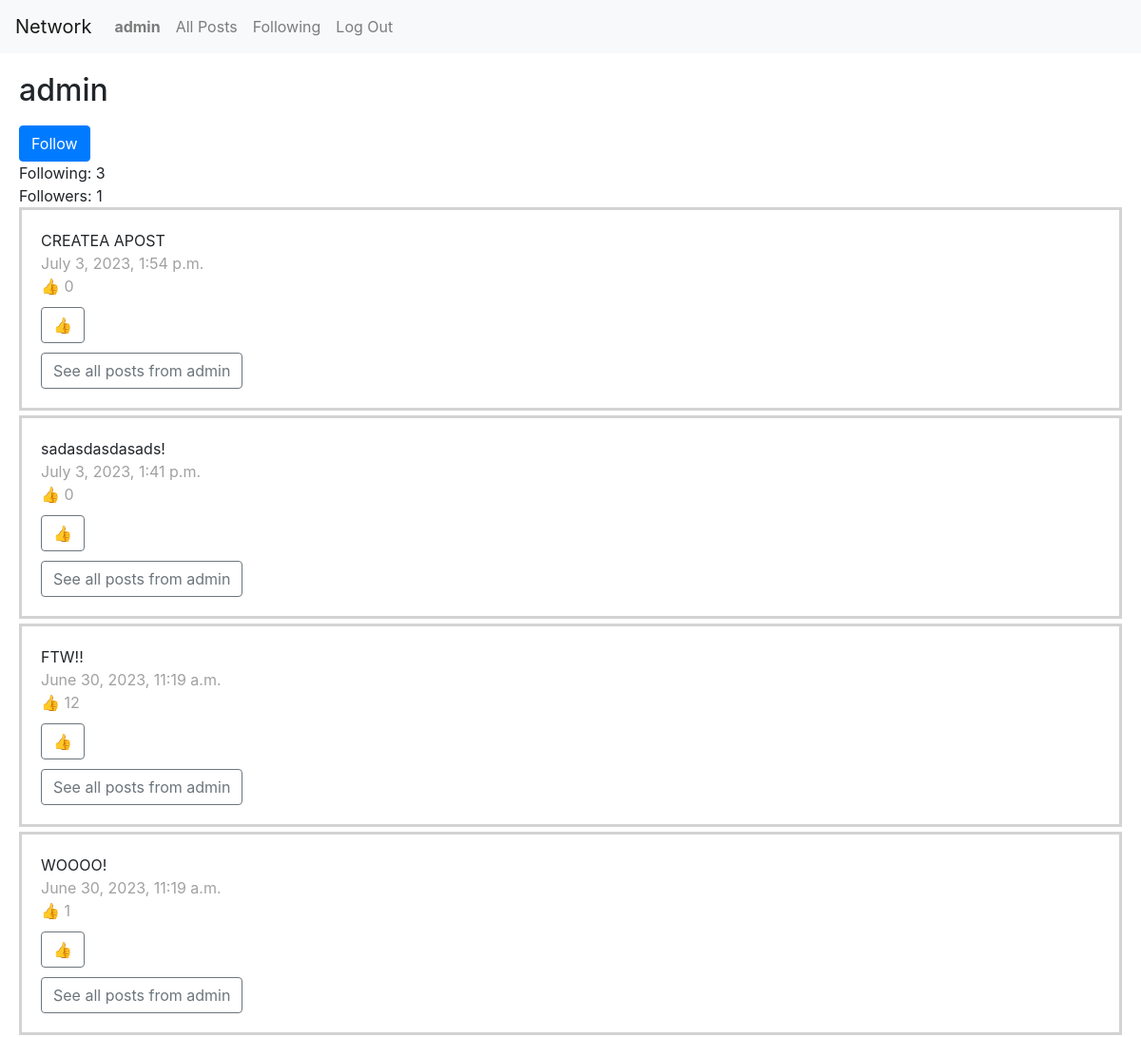
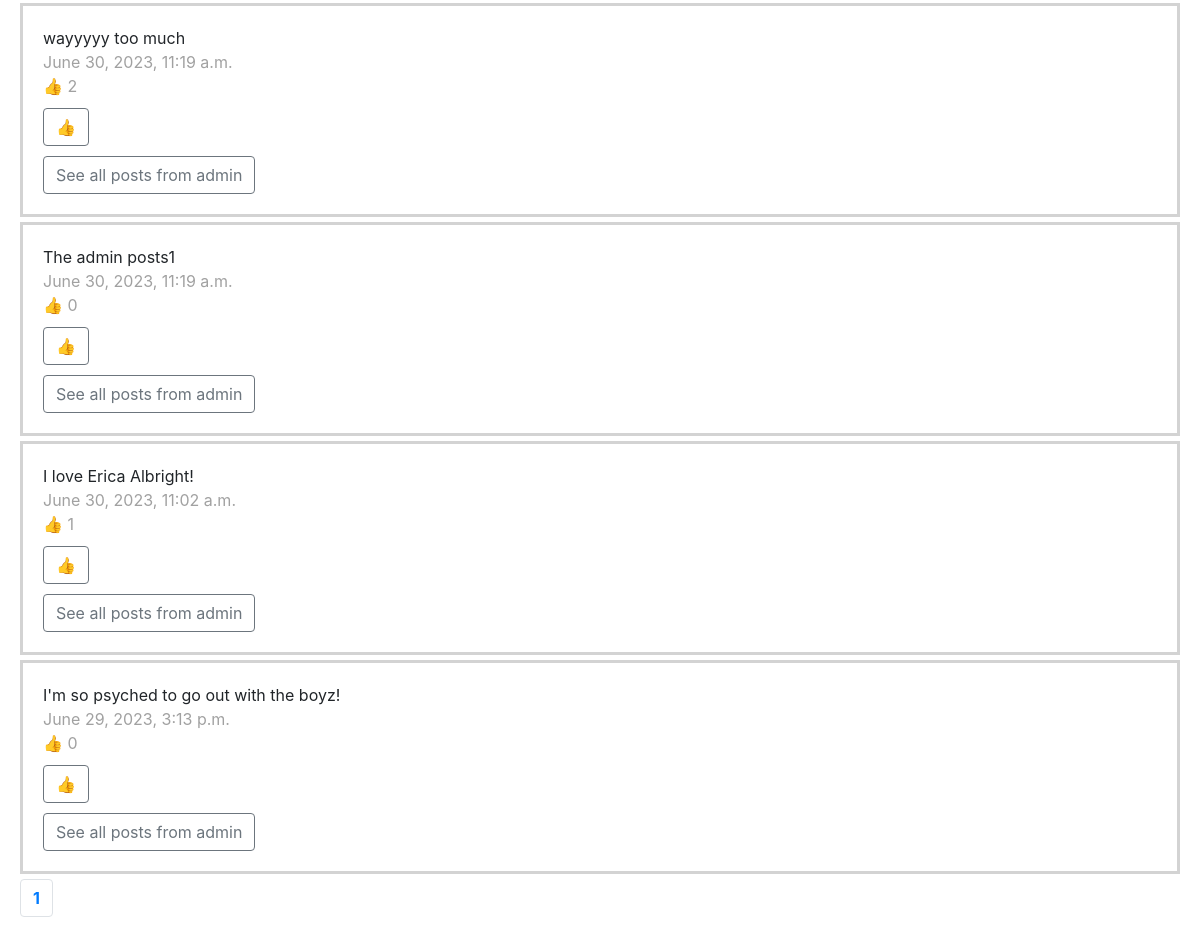
/user/2, run on the app's committed database (2 pictures, top to bottom).
### network/models.py (models this page shows, shortened)
class User(AbstractUser):
    pass

class Post(models.Model):
    content = models.CharField(max_length=280)
    postingUser = models.ForeignKey(User, on_delete=models.CASCADE)
    timePosted = models.DateTimeField(auto_now_add=True)
    hearts = models.PositiveIntegerField(default=0)

### network/views.py (the view)
# urls.py: path("user/<int:user_id>", views.user, name="user"),
def user(request,user_id,pageNum=1):
    isNotSelf = user_id!=request.user.id
    user_is_following = User.objects.get(id=user_id).users_they_follow.all().filter(user=request.user.id).exists()
    posts = Post.objects.filter(postingUser=User(id=user_id),).order_by("-timePosted")
    pages = Paginator(posts, 10)
    return render(request, "network/user.html",{
        "user": User.objects.get(id=user_id),
        "pages": pages,
        "currentPageNum": pageNum,
        "posts": pages.page(pageNum),
        "followers":User.objects.get(id=user_id).users.count(),
        "following":User.objects.get(id=user_id).users_they_follow.count(),
        "user_is_following": user_is_following,
        "isNotSelf" : isNotSelf
    })

### network/templates/network/user.html (shortened to what this page needs)
{% extends "network/layout.html" %}
{% load static %}
{% block body %}
<h2>{{user.username}}</h2>
{% if isNotSelf %}
{% if user_is_following %}
<form action="{% url 'unfollow' %}" method="post">
  {% csrf_token %}
  <input type="hidden" name="user_id" value="{{user.id}}">
  <button type="submit" class="btn btn-primary">Unfollow</button>
</form>
{% else %}
<form action="{% url 'follow' %}" method="post">
  <button type="submit" class="btn btn-primary">Follow</button>
</form>
{% endif %}
{% endif %}
<div>Following: {{followers}}</div>
<div>Followers: {{following}}</div>
{% for post in posts %}
<div class="post" id="p{{post.id}}">
  <div id="pc{{post.id}}">{{post.content}}</div>
  <div class="light"> {{post.timePosted}}</div>
  <div id="hc{{post.id}}" class="light hearts">👍 {{post.hearts}}</div>
  <button id="hb{{post.id}}" style="display: block;" class="btn btn-outline-secondary heart-button" data-post="{{ post.id }}" >👍</button>
    <a href="{% url 'user' post.postingUser.id %}">
  <button  type="button" class="btn btn-outline-secondary">See all posts from
    {{post.postingUser.username}}</button>
  </a>
</div>
{% endfor %}
<nav aria-label="Page navigation example">
  <ul class="pagination">
    {% for page in pages.page_range %}
    {% if currentPageNum == page%}
    <li class="page-item"><a class="page-link" href="{% url 'index' page %}"><div class="bold">{{page}}</div></a></li>
    {% else %}
    <li class="page-item"><a class="page-link" href="{% url 'index' page %}">{{page}}</a></li>
    {% endif %}
    {% endfor %}
  </ul>
</nav>
{% endblock %}

### network/templates/network/layout.html (shortened to what this page needs)
{% load static %}
<!DOCTYPE html>
<html lang="en">
<head>
    <link rel="stylesheet" href="https://stackpath.bootstrapcdn.com/bootstrap/4.4.1/css/bootstrap.min.css"
>
    <link href="{% static 'network/styles.css' %}" rel="stylesheet">
</head>
<body>
    <nav class="navbar navbar-expand-lg navbar-light bg-light">
        <a class="navbar-brand" href="#">Network</a>
        <div>
            <ul class="navbar-nav mr-auto">
                {% if user.is_authenticated %}
                <li class="nav-item">
                    <a class="nav-link" href="#"><strong>{{ user.username }}</strong></a>
                </li>
                {% endif %}
                <li class="nav-item">
                    <a class="nav-link" href="{% url 'index' %}">All Posts</a>
                </li>
                {% if user.is_authenticated %}
                <li class="nav-item">
                    <a class="nav-link" href="{% url 'following' %}">Following</a>
                </li>
                <li class="nav-item">
                    <a class="nav-link" href="{% url 'logout' %}">Log Out</a>
                </li>
                {% endif %}
            </ul>
        </div>
    </nav>
    <div class="body">
        {% block body %}
        {% endblock %}
    </div>
</body>
</html>

### network/static/network/styles.css (style rules this page uses)
.post { border-style: solid; border-color: lightgray; padding: 20px; margin-bottom:5px; }
.bold { font-weight: bold; }
.light { color: #a1a1a1; }
button { margin-top:10px; }
.body { margin: 20px; }

### data on the page
User: username "admin"
Post: content "CREATEA APOST", timePosted "July 3, 2023, 1:54 p.m.", hearts "0", postingUser.username "admin"
Post: content "sadasdasdasads!", timePosted "July 3, 2023, 1:41 p.m.", hearts "0", postingUser.username "admin"
Post: content "FTW!!", timePosted "June 30, 2023, 11:19 a.m.", hearts "12", postingUser.username "admin"
Post: content "WOOOO!", timePosted "June 30, 2023, 11:19 a.m.", hearts "1", postingUser.username "admin"
Post: content "wayyyyy too much", timePosted "June 30, 2023, 11:19 a.m.", hearts "2", postingUser.username "admin"
Post: content "The admin posts1", timePosted "June 30, 2023, 11:19 a.m.", hearts "0", postingUser.username "admin"
Post: content "I love Erica Albright!", timePosted "June 30, 2023, 11:02 a.m.", hearts "1", postingUser.username "admin"
Post: content "I'm so psyched to go out with the boyz!", timePosted "June 29, 2023, 3:13 p.m.", hearts "0", postingUser.username "admin"

### other printed values
{{ followers }} "3"
{{ following }} "1"
{{ page }} "1"
